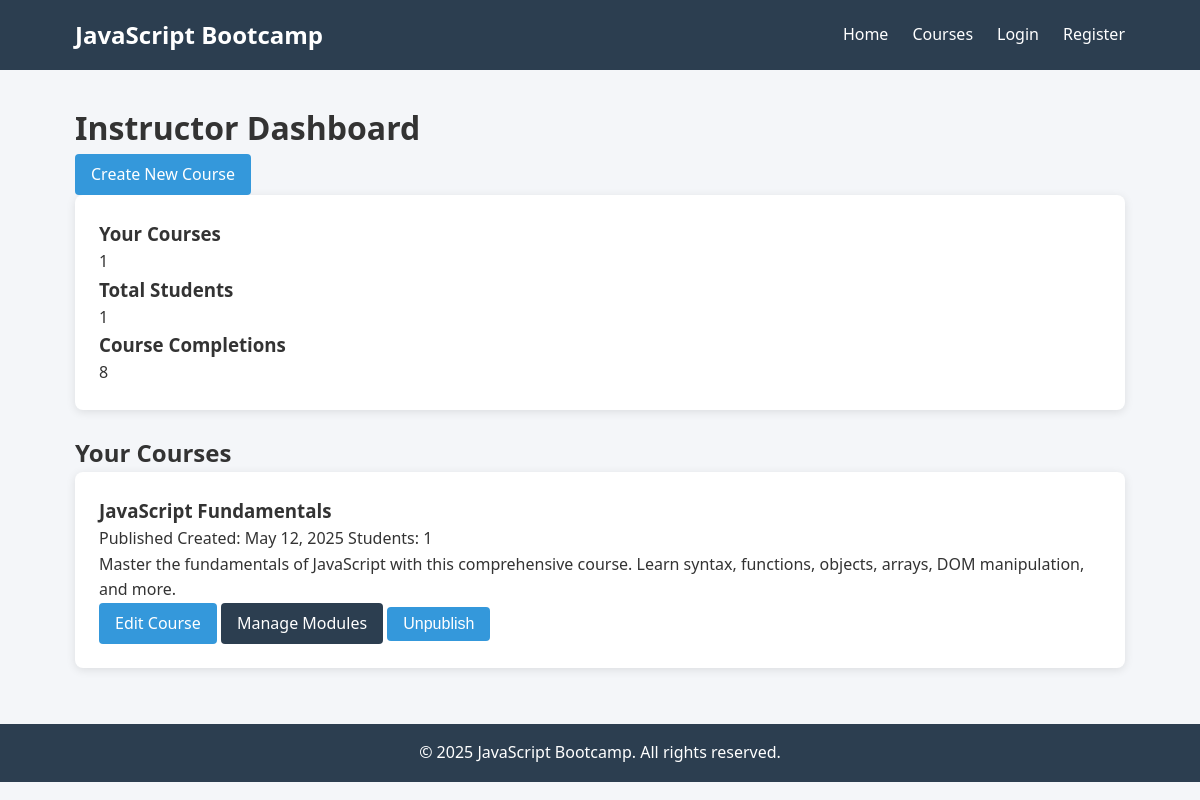
Page /dashboard/instructor/ (signed in) on the committed database.
### courses/models.py (models this page shows, shortened)
class Course(models.Model):
    title = models.CharField(max_length=200)
    slug = models.SlugField(unique=True)
    description = models.TextField()
    instructor = models.ForeignKey(CustomUser, on_delete=models.CASCADE, related_name='courses')
    thumbnail = models.ImageField(upload_to='course_thumbnails/', blank=True, null=True)
    created_at = models.DateTimeField(auto_now_add=True)
    updated_at = models.DateTimeField(auto_now=True)
    is_published = models.BooleanField(default=False)

### courses/views.py (the view)
# urls.py: path('dashboard/instructor/', views.instructor_dashboard, name='instructor-dashboard'),
@login_required
def instructor_dashboard(request):
    if not request.user.is_instructor:
        return redirect('dashboard')
    courses = Course.objects.filter(instructor=request.user)
    total_students = Enrollment.objects.filter(
        course__instructor=request.user,
        is_active=True
    ).values('student').distinct().count()
    course_completions = UserProgress.objects.filter(
        lesson__module__course__instructor=request.user,
        completed=True
    ).count()
    return render(request, 'courses/instructor_dashboard.html', {
        'courses': courses,
        'total_students': total_students,
        'course_completions': course_completions
    })

### templates/courses/instructor_dashboard.html (shortened to what this page needs)
{% extends 'base.html' %}
{% block content %}
<div class="instructor-dashboard">
    <div class="dashboard-header">
        <h1>Instructor Dashboard</h1>
        <a href="/courses/create/" class="btn">Create New Course</a>
    </div>
    <div class="dashboard-stats card">
        <div class="stat-item">
            <h3>Your Courses</h3>
            <span class="stat-value">{{ courses|length }}</span>
        </div>
        <div class="stat-item">
            <h3>Total Students</h3>
            <span class="stat-value">{{ total_students }}</span>
        </div>
        <div class="stat-item">
            <h3>Course Completions</h3>
            <span class="stat-value">{{ course_completions }}</span>
        </div>
    </div>
    <div class="instructor-courses">
        <h2>Your Courses</h2>
        <div class="course-list">
            {% for course in courses %}
                <div class="course-item card">
                    <div class="course-details">
                        <h3>{{ course.title }}</h3>
                        <p class="course-meta">
                            <span class="badge {% if course.is_published %}published{% else %}draft{% endif %}">
                                {% if course.is_published %}Published{% else %}Draft{% endif %}
                            </span>
                            <span class="created-date">Created: {{ course.created_at|date:"M d, Y" }}</span>
                            <span class="students-count">Students: {{ course.enrollments.count }}</span>
                        </p>
                        <p class="course-description">{{ course.description|truncatewords:30 }}</p>
                    </div>
                    <div class="course-actions">
                        <a href="/courses/edit/{{ course.id }}/" class="btn">Edit Course</a>
                        <a href="/courses/modules/{{ course.id }}/" class="btn btn-secondary">Manage Modules</a>
                        <button class="btn btn-toggle" data-course-id="{{ course.id }}" data-published="{{ course.is_published|yesno:'true,false' }}">
                            {% if course.is_published %}Unpublish{% else %}Publish{% endif %}
                        </button>
                    </div>
                </div>
            {% empty %}
                <div class="empty-state card">
                    <p>You haven't created any courses yet.</p>
                    <a href="/courses/create/" class="btn">Create Your First Course</a>
                </div>
            {% endfor %}
        </div>
    </div>
</div>
{% endblock %}

### static/css/styles.css (style rules this page uses)
:root { --primary-color: #3498db; --secondary-color: #2c3e50; --accent-color: #e74c3c; --light-bg: #f4f6f9; --dark-text: #333; --light-text: #fff; }
* { margin: 0; padding: 0; box-sizing: border-box; }
body { font-family: 'Segoe UI', Tahoma, Geneva, Verdana, sans-serif; line-height: 1.6; color: var(--dark-text); background-color: var(--light-bg); }
.card { background-color: white; border-radius: 8px; box-shadow: 0 2px 10px rgba(0, 0, 0, 0.1); padding: 1.5rem; margin-bottom: 1.5rem; }
.btn { display: inline-block; padding: 0.5rem 1rem; background-color: var(--primary-color); color: var(--light-text); border: none; border-radius: 4px; cursor: pointer; text-decoration: none; font-size: 1rem; transition: background-color 0.3s; }
.btn-secondary { background-color: var(--secondary-color); }

### rows in the picture
Course: title "JavaScript Fundamentals", is_published "Published", created_at "May 12, 2025", enrollments.count "1", description "Master the fundamentals of JavaScript with this comprehensive course. Learn syntax, functions, objects, arrays, DOM manipulation, and more."

### other values in the picture
{{ courses|length }} "1"
{{ total_students }} "1"
{{ course_completions }} "8"
